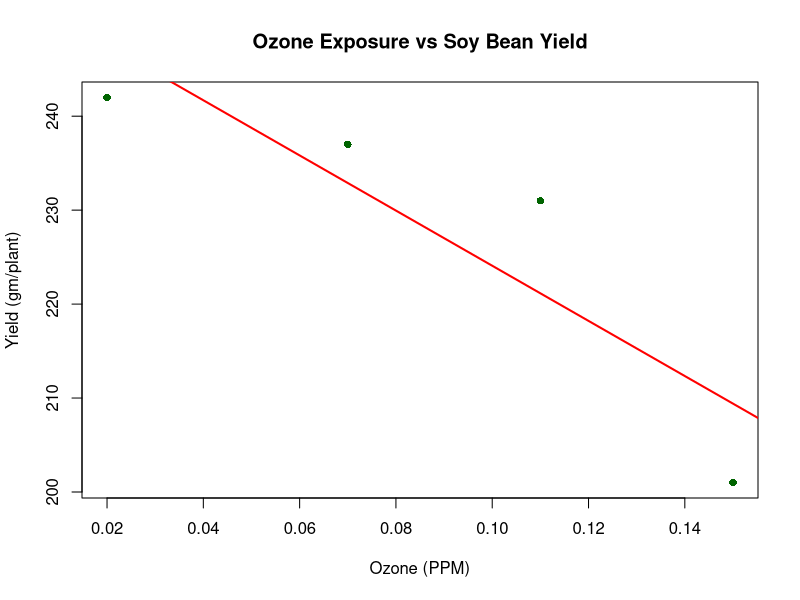

This chart was generated by the following R code:
# --- 1. Define the Data ---
ozone_x <- c(0.02, 0.07, 0.11, 0.15)
yield_y <- c(242, 237, 231, 201)

# --- 2. Fit standard Linear Regression (Parts 1 & 2) ---
model <- lm(yield_y ~ ozone_x)
beta_0 <- coef(model)[1]
beta_1 <- coef(model)[2]

cat("Regression Equation: y =", beta_0, "+ (", beta_1, ") * x\n\n")

# --- 3. 95% Confidence Intervals (Part 3) ---
conf_intervals <- confint(model, level = 0.95)
print("95% Confidence Intervals for Beta0 and Beta1:")
print(conf_intervals)

# --- 4. Hypothesis Testing (Parts 4 & 5) ---
# Check summary for p-values
# Part 4 asks for alpha = 0.1 for Beta1
# Part 5 asks for Beta0
summary_model <- summary(model)
print(summary_model)

# --- 5. Regression Through the Origin (Part 6) ---
# '0 +' removes the intercept from the model
model_origin <- lm(yield_y ~ 0 + ozone_x)
anova_origin <- anova(model_origin)

print("ANOVA Table for Regression Through the Origin:")
print(anova_origin)

# Plotting the data and the standard regression line
plot(ozone_x, yield_y, 
     main="Ozone Exposure vs Soy Bean Yield",
     xlab="Ozone (PPM)", ylab="Yield (gm/plant)",
     pch=16, col="darkgreen")
abline(model, col="red", lwd=2)

